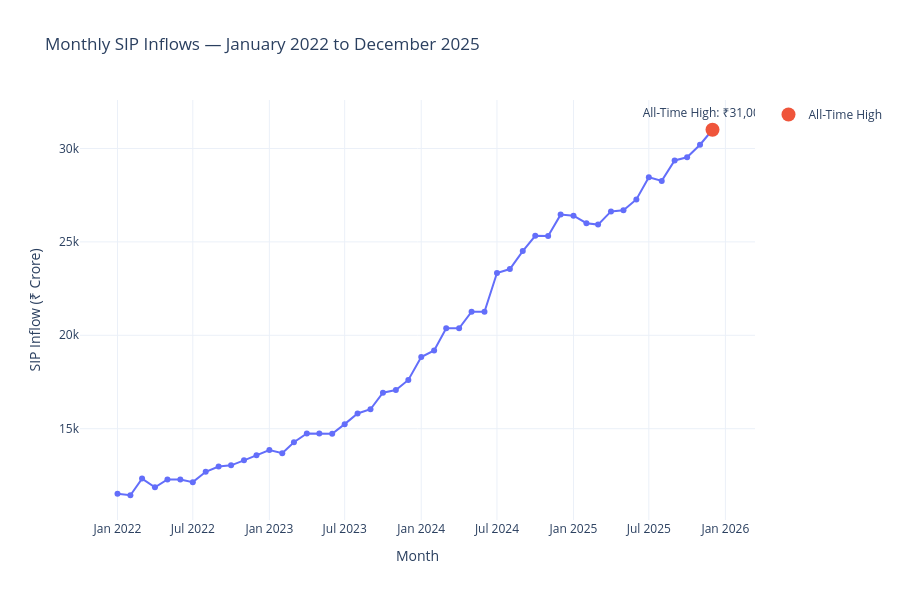

Write notebook code for a chart like this one.
### Code cell
# ============================================================
# TASK 3 — FINAL SIP INFLOW CHART
# ============================================================

peak_row = sip.loc[sip["sip_inflow_crore"].idxmax()]

peak_month = peak_row["month"]
peak_value = peak_row["sip_inflow_crore"]

fig = px.line(
    sip,
    x="month",
    y="sip_inflow_crore",
    title="Monthly SIP Inflows — January 2022 to December 2025",
    labels={
        "month": "Month",
        "sip_inflow_crore": "SIP Inflow (₹ Crore)"
    },
    markers=True
)

fig.add_trace(
    go.Scatter(
        x=[peak_month],
        y=[peak_value],
        mode="markers+text",
        marker=dict(size=14),
        text=[f"All-Time High: ₹{peak_value:,.0f} Cr"],
        textposition="top center",
        name="All-Time High"
    )
)

fig.update_layout(
    template="plotly_white",
    height=600,
    hovermode="x unified"
)

fig.show()

### Figure 1 — Plotly figure (JSON) as saved in the notebook; plotly's stock layout.template omitted (floating-point values rounded to 4 significant figures)
{"data": [{"hovertemplate": "Month=%{x}<br>SIP Inflow (₹ Crore)=%{y}<extra></extra>", "legendgroup": "", "line": {"color": "#636efa", "dash": "solid"}, "marker": {"symbol": "circle"}, "mode": "lines+markers", "name": "", "orientation": "v", "showlegend": false, "type": "scatter", "x": ["2022-01-01T00:00:00.000000000", "2022-02-01T00:00:00.000000000", "2022-03-01T00:00:00.000000000", "2022-04-01T00:00:00.000000000", "2022-05-01T00:00:00.000000000", "2022-06-01T00:00:00.000000000", "2022-07-01T00:00:00.000000000", "2022-08-01T00:00:00.000000000", "2022-09-01T00:00:00.000000000", "2022-10-01T00:00:00.000000000", "2022-11-01T00:00:00.000000000", "2022-12-01T00:00:00.000000000", "2023-01-01T00:00:00.000000000", "2023-02-01T00:00:00.000000000", "2023-03-01T00:00:00.000000000", "2023-04-01T00:00:00.000000000", "2023-05-01T00:00:00.000000000", "2023-06-01T00:00:00.000000000", "2023-07-01T00:00:00.000000000", "2023-08-01T00:00:00.000000000", "2023-09-01T00:00:00.000000000", "2023-10-01T00:00:00.000000000", "2023-11-01T00:00:00.000000000", "2023-12-01T00:00:00.000000000", "2024-01-01T00:00:00.000000000", "2024-02-01T00:00:00.000000000", "2024-03-01T00:00:00.000000000", "2024-04-01T00:00:00.000000000", "2024-05-01T00:00:00.000000000", "2024-06-01T00:00:00.000000000", "2024-07-01T00:00:00.000000000", "2024-08-01T00:00:00.000000000", "2024-09-01T00:00:00.000000000", "2024-10-01T00:00:00.000000000", "2024-11-01T00:00:00.000000000", "2024-12-01T00:00:00.000000000", "2025-01-01T00:00:00.000000000", "2025-02-01T00:00:00.000000000", "2025-03-01T00:00:00.000000000", "2025-04-01T00:00:00.000000000", "2025-05-01T00:00:00.000000000", "2025-06-01T00:00:00.000000000", "2025-07-01T00:00:00.000000000", "2025-08-01T00:00:00.000000000", "2025-09-01T00:00:00.000000000", "2025-10-01T00:00:00.000000000", "2025-11-01T00:00:00.000000000", "2025-12-01T00:00:00.000000000"], "xaxis": "x", "y": [11517, 11438, 12328, 11863, 12286, 12276, 12140, 12694, 12976, 13040, 13306, 13573, 13856, 13687, 14276, 14749, 14749, 14734, 15245, 15814, 16042, 16928, 17073, 17610, 18838, 19187, 20371, 20371, 21262, 21262, 23332, 23547, 24509, 25323, 25320, 26459, 26400, 25999, 25926, 26632, 26688, 27274, 28464, 28265, 29361, 29529, 30200, 31002], "yaxis": "y"}, {"marker": {"size": 14}, "mode": "markers+text", "name": "All-Time High", "text": ["All-Time High: ₹31,002 Cr"], "textposition": "top center", "type": "scatter", "x": ["2025-12-01T00:00:00"], "y": [31002]}], "layout": {"height": 600, "hovermode": "x unified", "legend": {"tracegroupgap": 0}, "title": {"text": "Monthly SIP Inflows — January 2022 to December 2025"}, "xaxis": {"anchor": "y", "domain": [0, 1], "title": {"text": "Month"}}, "yaxis": {"anchor": "x", "domain": [0, 1], "title": {"text": "SIP Inflow (₹ Crore)"}}}}
